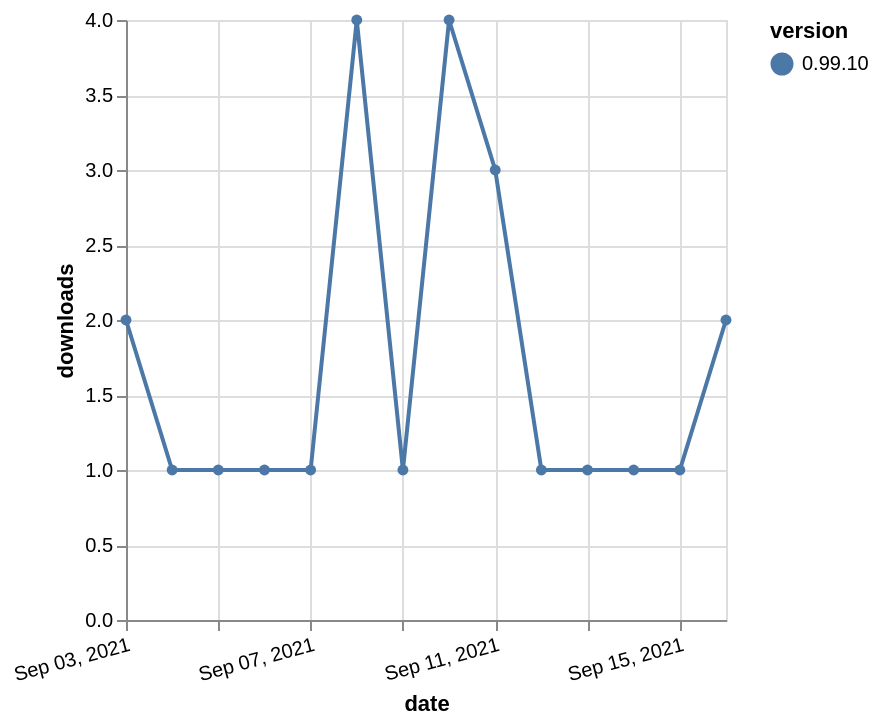

Vega-Lite specification for this chart:
### Vega-Lite specification from a JSON file in a GitHub repository (floating-point values rounded to 4 significant figures)
{"$schema": "https://vega.github.io/schema/vega-lite/v5.json", "description": "A simple bar chart with embedded data.", "data": {"values": [{"date": "2021-09-03", "total": 233, "delta": 2, "version": "0.99.10"}, {"date": "2021-09-04", "total": 234, "delta": 1, "version": "0.99.10"}, {"date": "2021-09-05", "total": 235, "delta": 1, "version": "0.99.10"}, {"date": "2021-09-06", "total": 236, "delta": 1, "version": "0.99.10"}, {"date": "2021-09-07", "total": 237, "delta": 1, "version": "0.99.10"}, {"date": "2021-09-08", "total": 241, "delta": 4, "version": "0.99.10"}, {"date": "2021-09-09", "total": 242, "delta": 1, "version": "0.99.10"}, {"date": "2021-09-10", "total": 246, "delta": 4, "version": "0.99.10"}, {"date": "2021-09-11", "total": 249, "delta": 3, "version": "0.99.10"}, {"date": "2021-09-12", "total": 250, "delta": 1, "version": "0.99.10"}, {"date": "2021-09-13", "total": 251, "delta": 1, "version": "0.99.10"}, {"date": "2021-09-14", "total": 252, "delta": 1, "version": "0.99.10"}, {"date": "2021-09-15", "total": 253, "delta": 1, "version": "0.99.10"}, {"date": "2021-09-16", "total": 255, "delta": 2, "version": "0.99.10"}]}, "width": "container", "mark": {"type": "line", "point": {"filled": true}}, "encoding": {"x": {"field": "date", "type": "temporal", "timeUnit": "yearmonthdate", "title": "date", "axis": {"labelAngle": -15}}, "y": {"field": "delta", "type": "quantitative", "title": "downloads"}, "color": {"field": "version", "type": "nominal"}, "tooltip": {"field": "delta"}}}
